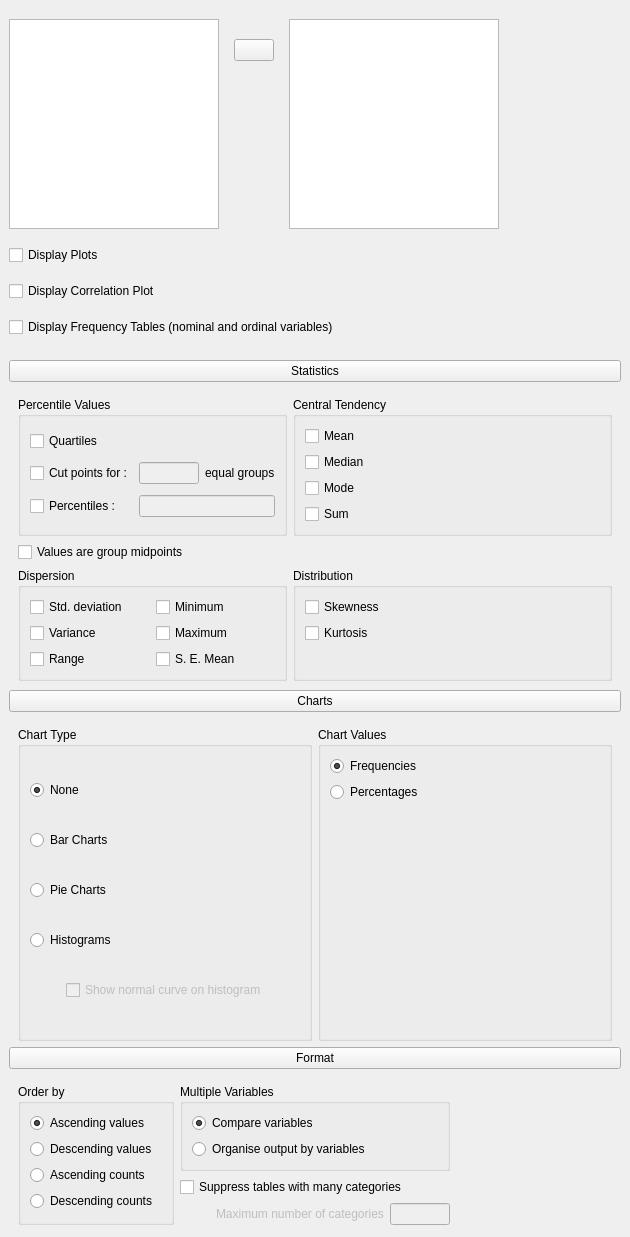
<?xml version="1.0" encoding="UTF-8"?>
<ui version="4.0">
 <class>DescriptivesForm</class>
 <widget class="QWidget" name="DescriptivesForm">
  <property name="geometry">
   <rect>
    <x>0</x>
    <y>0</y>
    <width>630</width>
    <height>1237</height>
   </rect>
  </property>
  <property name="sizePolicy">
   <sizepolicy hsizetype="Expanding" vsizetype="Preferred">
    <horstretch>0</horstretch>
    <verstretch>0</verstretch>
   </sizepolicy>
  </property>
  <property name="windowTitle">
   <string>Fred</string>
  </property>
  <layout class="QGridLayout" name="gridLayout_16">
   <property name="leftMargin">
    <number>0</number>
   </property>
   <property name="topMargin">
    <number>0</number>
   </property>
   <property name="rightMargin">
    <number>0</number>
   </property>
   <property name="bottomMargin">
    <number>0</number>
   </property>
   <property name="verticalSpacing">
    <number>0</number>
   </property>
   <item row="1" column="0">
    <widget class="QWidget" name="widget_3" native="true">
     <property name="sizePolicy">
      <sizepolicy hsizetype="Expanding" vsizetype="Preferred">
       <horstretch>0</horstretch>
       <verstretch>0</verstretch>
      </sizepolicy>
     </property>
     <layout class="QGridLayout" name="gridLayout_10">
      <property name="topMargin">
       <number>3</number>
      </property>
      <property name="bottomMargin">
       <number>3</number>
      </property>
      <item row="0" column="0">
       <widget class="ExpanderButton" name="pushButton_3">
        <property name="text">
         <string>Statistics</string>
        </property>
        <property name="checked">
         <bool>false</bool>
        </property>
       </widget>
      </item>
      <item row="1" column="0">
       <widget class="QWidget" name="pageStatistics" native="true">
        <layout class="QGridLayout" name="gridLayout_6">
         <property name="bottomMargin">
          <number>3</number>
         </property>
         <item row="0" column="0" rowspan="2">
          <widget class="GroupBox" name="statisticsPercentileValues">
           <property name="title">
            <string>Percentile Values</string>
           </property>
           <layout class="QGridLayout" name="gridLayout" columnstretch="0,0,0">
            <item row="0" column="0" colspan="2">
             <widget class="BoundCheckBox" name="percentileValuesQuartiles">
              <property name="text">
               <string>Quartiles</string>
              </property>
             </widget>
            </item>
            <item row="1" column="2">
             <widget class="QLabel" name="label">
              <property name="text">
               <string>equal groups</string>
              </property>
             </widget>
            </item>
            <item row="1" column="1">
             <widget class="BoundTextBox" name="percentileValuesEqualGroupsNo">
              <property name="enabled">
               <bool>false</bool>
              </property>
              <property name="sizePolicy">
               <sizepolicy hsizetype="Maximum" vsizetype="Fixed">
                <horstretch>0</horstretch>
                <verstretch>0</verstretch>
               </sizepolicy>
              </property>
              <property name="maximumSize">
               <size>
                <width>60</width>
                <height>16777215</height>
               </size>
              </property>
              <property name="baseSize">
               <size>
                <width>0</width>
                <height>0</height>
               </size>
              </property>
              <property name="maxLength">
               <number>4</number>
              </property>
             </widget>
            </item>
            <item row="1" column="0">
             <widget class="BoundCheckBox" name="percentileValuesEqualGroups">
              <property name="text">
               <string>Cut points for :</string>
              </property>
             </widget>
            </item>
            <item row="2" column="0">
             <widget class="BoundCheckBox" name="percentileValuesPercentiles">
              <property name="text">
               <string>Percentiles :</string>
              </property>
             </widget>
            </item>
            <item row="2" column="1" colspan="2">
             <widget class="BoundTextBox" name="percentileValuesPercentilesPercentiles">
              <property name="enabled">
               <bool>false</bool>
              </property>
              <property name="sizePolicy">
               <sizepolicy hsizetype="Expanding" vsizetype="Fixed">
                <horstretch>0</horstretch>
                <verstretch>0</verstretch>
               </sizepolicy>
              </property>
              <property name="baseSize">
               <size>
                <width>0</width>
                <height>0</height>
               </size>
              </property>
             </widget>
            </item>
           </layout>
          </widget>
         </item>
         <item row="3" column="0">
          <widget class="GroupBox" name="statisticsDispersion">
           <property name="title">
            <string>Dispersion</string>
           </property>
           <layout class="QGridLayout" name="gridLayout_5">
            <item row="0" column="0">
             <widget class="BoundCheckBox" name="standardDeviation">
              <property name="text">
               <string>Std. deviation</string>
              </property>
             </widget>
            </item>
            <item row="0" column="1">
             <widget class="BoundCheckBox" name="minimum">
              <property name="text">
               <string>Minimum</string>
              </property>
             </widget>
            </item>
            <item row="1" column="0">
             <widget class="BoundCheckBox" name="variance">
              <property name="text">
               <string>Variance</string>
              </property>
             </widget>
            </item>
            <item row="1" column="1">
             <widget class="BoundCheckBox" name="maximum">
              <property name="text">
               <string>Maximum</string>
              </property>
             </widget>
            </item>
            <item row="2" column="0">
             <widget class="BoundCheckBox" name="range">
              <property name="text">
               <string>Range</string>
              </property>
             </widget>
            </item>
            <item row="2" column="1">
             <widget class="BoundCheckBox" name="standardErrorMean">
              <property name="text">
               <string>S. E. Mean</string>
              </property>
             </widget>
            </item>
           </layout>
          </widget>
         </item>
         <item row="2" column="0" colspan="2">
          <widget class="QWidget" name="widget_4" native="true">
           <layout class="QGridLayout" name="gridLayout_3">
            <property name="leftMargin">
             <number>0</number>
            </property>
            <property name="topMargin">
             <number>0</number>
            </property>
            <property name="rightMargin">
             <number>0</number>
            </property>
            <property name="bottomMargin">
             <number>0</number>
            </property>
            <item row="0" column="0">
             <widget class="BoundCheckBox" name="statisticsValuesAreGroupMidpoints">
              <property name="text">
               <string>Values are group midpoints</string>
              </property>
             </widget>
            </item>
           </layout>
          </widget>
         </item>
         <item row="0" column="1" rowspan="2" colspan="2">
          <widget class="GroupBox" name="statistics__central_tendency">
           <property name="title">
            <string>Central Tendency</string>
           </property>
           <layout class="QGridLayout" name="gridLayout_2">
            <item row="0" column="0">
             <widget class="BoundCheckBox" name="mean">
              <property name="text">
               <string>Mean</string>
              </property>
             </widget>
            </item>
            <item row="1" column="0">
             <widget class="BoundCheckBox" name="median">
              <property name="text">
               <string>Median</string>
              </property>
             </widget>
            </item>
            <item row="2" column="0">
             <widget class="BoundCheckBox" name="mode">
              <property name="text">
               <string>Mode</string>
              </property>
             </widget>
            </item>
            <item row="3" column="0">
             <widget class="BoundCheckBox" name="sum">
              <property name="text">
               <string>Sum</string>
              </property>
             </widget>
            </item>
           </layout>
          </widget>
         </item>
         <item row="3" column="1" colspan="2">
          <widget class="GroupBox" name="groupBox_3">
           <property name="title">
            <string>Distribution</string>
           </property>
           <layout class="QGridLayout" name="gridLayout_4">
            <item row="0" column="0">
             <widget class="BoundCheckBox" name="skewness">
              <property name="text">
               <string>Skewness</string>
              </property>
             </widget>
            </item>
            <item row="1" column="0">
             <widget class="BoundCheckBox" name="kurtosis">
              <property name="text">
               <string>Kurtosis</string>
              </property>
             </widget>
            </item>
            <item row="2" column="0">
             <widget class="QWidget" name="widget_5" native="true"/>
            </item>
           </layout>
          </widget>
         </item>
        </layout>
       </widget>
      </item>
     </layout>
    </widget>
   </item>
   <item row="2" column="0">
    <widget class="QWidget" name="widgetCharts" native="true">
     <property name="sizePolicy">
      <sizepolicy hsizetype="Expanding" vsizetype="Preferred">
       <horstretch>0</horstretch>
       <verstretch>0</verstretch>
      </sizepolicy>
     </property>
     <layout class="QGridLayout" name="gridLayout_13">
      <property name="topMargin">
       <number>3</number>
      </property>
      <property name="bottomMargin">
       <number>3</number>
      </property>
      <item row="0" column="0">
       <widget class="ExpanderButton" name="pushButton_4">
        <property name="text">
         <string>Charts</string>
        </property>
       </widget>
      </item>
      <item row="1" column="0">
       <widget class="QWidget" name="pageCharts" native="true">
        <layout class="QHBoxLayout" name="horizontalLayout">
         <property name="bottomMargin">
          <number>0</number>
         </property>
         <item>
          <widget class="BoundGroupBox" name="chartType">
           <property name="title">
            <string>Chart Type</string>
           </property>
           <layout class="QGridLayout" name="gridLayout_11">
            <item row="4" column="0">
             <widget class="QWidget" name="widget_13" native="true">
              <property name="sizePolicy">
               <sizepolicy hsizetype="Fixed" vsizetype="Preferred">
                <horstretch>0</horstretch>
                <verstretch>0</verstretch>
               </sizepolicy>
              </property>
              <property name="minimumSize">
               <size>
                <width>30</width>
                <height>0</height>
               </size>
              </property>
             </widget>
            </item>
            <item row="3" column="0" colspan="2">
             <widget class="QRadioButton" name="_4histograms">
              <property name="text">
               <string>Histograms</string>
              </property>
             </widget>
            </item>
            <item row="4" column="1">
             <widget class="BoundCheckBox" name="chartShowNormalCurve">
              <property name="enabled">
               <bool>false</bool>
              </property>
              <property name="text">
               <string>Show normal curve on histogram</string>
              </property>
             </widget>
            </item>
            <item row="2" column="0" colspan="2">
             <widget class="QRadioButton" name="_3pieCharts">
              <property name="text">
               <string>Pie Charts</string>
              </property>
             </widget>
            </item>
            <item row="1" column="0" colspan="2">
             <widget class="QRadioButton" name="_2barCharts">
              <property name="text">
               <string>Bar Charts</string>
              </property>
             </widget>
            </item>
            <item row="0" column="0" colspan="2">
             <widget class="QRadioButton" name="_1noCharts">
              <property name="text">
               <string>None</string>
              </property>
              <property name="checked">
               <bool>true</bool>
              </property>
             </widget>
            </item>
           </layout>
          </widget>
         </item>
         <item>
          <widget class="BoundGroupBox" name="chartValues">
           <property name="title">
            <string>Chart Values</string>
           </property>
           <layout class="QGridLayout" name="gridLayout_17">
            <item row="0" column="0">
             <widget class="QRadioButton" name="_1frequencies">
              <property name="text">
               <string>Frequencies</string>
              </property>
              <property name="checked">
               <bool>true</bool>
              </property>
             </widget>
            </item>
            <item row="1" column="0">
             <widget class="QRadioButton" name="_2percentages">
              <property name="text">
               <string>Percentages</string>
              </property>
             </widget>
            </item>
            <item row="2" column="0">
             <spacer name="verticalSpacer">
              <property name="orientation">
               <enum>Qt::Vertical</enum>
              </property>
              <property name="sizeHint" stdset="0">
               <size>
                <width>20</width>
                <height>40</height>
               </size>
              </property>
             </spacer>
            </item>
           </layout>
          </widget>
         </item>
        </layout>
       </widget>
      </item>
     </layout>
    </widget>
   </item>
   <item row="3" column="0">
    <widget class="QWidget" name="widgetFormat" native="true">
     <property name="sizePolicy">
      <sizepolicy hsizetype="Expanding" vsizetype="Preferred">
       <horstretch>0</horstretch>
       <verstretch>0</verstretch>
      </sizepolicy>
     </property>
     <layout class="QVBoxLayout" name="verticalLayout">
      <property name="topMargin">
       <number>3</number>
      </property>
      <property name="bottomMargin">
       <number>3</number>
      </property>
      <item>
       <widget class="ExpanderButton" name="pushButton_5">
        <property name="text">
         <string>Format</string>
        </property>
       </widget>
      </item>
      <item>
       <widget class="QWidget" name="pageFormat" native="true">
        <layout class="QGridLayout" name="gridLayout_15">
         <item row="2" column="2">
          <widget class="QLabel" name="label_2">
           <property name="enabled">
            <bool>false</bool>
           </property>
           <property name="text">
            <string>Maximum number of categories</string>
           </property>
          </widget>
         </item>
         <item row="1" column="1" colspan="3">
          <widget class="QCheckBox" name="suppressTablesWithManyCategories">
           <property name="text">
            <string>Suppress tables with many categories</string>
           </property>
          </widget>
         </item>
         <item row="2" column="1">
          <widget class="QWidget" name="widget_11" native="true">
           <property name="sizePolicy">
            <sizepolicy hsizetype="Fixed" vsizetype="Preferred">
             <horstretch>0</horstretch>
             <verstretch>0</verstretch>
            </sizepolicy>
           </property>
           <property name="minimumSize">
            <size>
             <width>30</width>
             <height>0</height>
            </size>
           </property>
           <property name="baseSize">
            <size>
             <width>0</width>
             <height>0</height>
            </size>
           </property>
          </widget>
         </item>
         <item row="0" column="0" rowspan="3">
          <widget class="QGroupBox" name="formatOrderBy">
           <property name="title">
            <string>Order by</string>
           </property>
           <layout class="QGridLayout" name="gridLayout_14">
            <item row="0" column="0">
             <widget class="QRadioButton" name="_1ascendingValues">
              <property name="text">
               <string>Ascending values</string>
              </property>
              <property name="checked">
               <bool>true</bool>
              </property>
             </widget>
            </item>
            <item row="1" column="0">
             <widget class="QRadioButton" name="_2descendingValues">
              <property name="text">
               <string>Descending values</string>
              </property>
             </widget>
            </item>
            <item row="2" column="0">
             <widget class="QRadioButton" name="_3ascendingCounts">
              <property name="text">
               <string>Ascending counts</string>
              </property>
             </widget>
            </item>
            <item row="3" column="0">
             <widget class="QRadioButton" name="_4descendingCounts">
              <property name="text">
               <string>Descending counts</string>
              </property>
             </widget>
            </item>
           </layout>
          </widget>
         </item>
         <item row="2" column="3">
          <widget class="QLineEdit" name="lineEdit_3">
           <property name="enabled">
            <bool>false</bool>
           </property>
           <property name="sizePolicy">
            <sizepolicy hsizetype="Maximum" vsizetype="Fixed">
             <horstretch>0</horstretch>
             <verstretch>0</verstretch>
            </sizepolicy>
           </property>
           <property name="maximumSize">
            <size>
             <width>60</width>
             <height>16777215</height>
            </size>
           </property>
          </widget>
         </item>
         <item row="0" column="1" colspan="3">
          <widget class="QGroupBox" name="formatMultipleVariables">
           <property name="title">
            <string>Multiple Variables</string>
           </property>
           <layout class="QGridLayout" name="gridLayout_12">
            <item row="0" column="0">
             <widget class="QRadioButton" name="_1compareVariables">
              <property name="text">
               <string>Compare variables</string>
              </property>
              <property name="checked">
               <bool>true</bool>
              </property>
             </widget>
            </item>
            <item row="1" column="0">
             <widget class="QRadioButton" name="_2organiseOutputByVariables">
              <property name="text">
               <string>Organise output by variables</string>
              </property>
             </widget>
            </item>
           </layout>
          </widget>
         </item>
         <item row="2" column="4">
          <widget class="QWidget" name="widget_12" native="true"/>
         </item>
        </layout>
       </widget>
      </item>
     </layout>
    </widget>
   </item>
   <item row="0" column="0">
    <widget class="QWidget" name="widget" native="true">
     <property name="sizePolicy">
      <sizepolicy hsizetype="Expanding" vsizetype="Preferred">
       <horstretch>0</horstretch>
       <verstretch>0</verstretch>
      </sizepolicy>
     </property>
     <property name="minimumSize">
      <size>
       <width>573</width>
       <height>0</height>
      </size>
     </property>
     <layout class="QGridLayout" name="gridLayout_8">
      <item row="0" column="1">
       <widget class="QWidget" name="widget_2" native="true">
        <property name="sizePolicy">
         <sizepolicy hsizetype="Fixed" vsizetype="Maximum">
          <horstretch>0</horstretch>
          <verstretch>0</verstretch>
         </sizepolicy>
        </property>
        <property name="maximumSize">
         <size>
          <width>16777215</width>
          <height>210</height>
         </size>
        </property>
        <layout class="QGridLayout" name="gridLayout_7">
         <property name="topMargin">
          <number>0</number>
         </property>
         <property name="bottomMargin">
          <number>0</number>
         </property>
         <item row="3" column="0">
          <spacer name="verticalSpacer_4">
           <property name="orientation">
            <enum>Qt::Vertical</enum>
           </property>
           <property name="sizeHint" stdset="0">
            <size>
             <width>20</width>
             <height>100</height>
            </size>
           </property>
          </spacer>
         </item>
         <item row="1" column="0">
          <widget class="AssignButton" name="buttonAssign_main_fields">
           <property name="sizePolicy">
            <sizepolicy hsizetype="Preferred" vsizetype="Fixed">
             <horstretch>0</horstretch>
             <verstretch>0</verstretch>
            </sizepolicy>
           </property>
           <property name="minimumSize">
            <size>
             <width>0</width>
             <height>0</height>
            </size>
           </property>
           <property name="maximumSize">
            <size>
             <width>50</width>
             <height>16777215</height>
            </size>
           </property>
           <property name="text">
            <string/>
           </property>
          </widget>
         </item>
         <item row="0" column="0">
          <spacer name="verticalSpacer_3">
           <property name="orientation">
            <enum>Qt::Vertical</enum>
           </property>
           <property name="sizeType">
            <enum>QSizePolicy::Fixed</enum>
           </property>
           <property name="sizeHint" stdset="0">
            <size>
             <width>20</width>
             <height>20</height>
            </size>
           </property>
          </spacer>
         </item>
        </layout>
       </widget>
      </item>
      <item row="0" column="3">
       <widget class="QWidget" name="widget_6" native="true">
        <property name="sizePolicy">
         <sizepolicy hsizetype="Expanding" vsizetype="Preferred">
          <horstretch>0</horstretch>
          <verstretch>0</verstretch>
         </sizepolicy>
        </property>
        <property name="minimumSize">
         <size>
          <width>100</width>
          <height>0</height>
         </size>
        </property>
        <layout class="QVBoxLayout" name="verticalLayout_2">
         <property name="leftMargin">
          <number>0</number>
         </property>
         <property name="topMargin">
          <number>0</number>
         </property>
         <property name="rightMargin">
          <number>0</number>
         </property>
         <property name="bottomMargin">
          <number>0</number>
         </property>
        </layout>
       </widget>
      </item>
      <item row="0" column="0">
       <widget class="AvailableFieldsListView" name="listAvailableFields">
        <property name="sizePolicy">
         <sizepolicy hsizetype="Preferred" vsizetype="Expanding">
          <horstretch>0</horstretch>
          <verstretch>0</verstretch>
         </sizepolicy>
        </property>
        <property name="minimumSize">
         <size>
          <width>0</width>
          <height>210</height>
         </size>
        </property>
        <property name="maximumSize">
         <size>
          <width>210</width>
          <height>210</height>
         </size>
        </property>
        <property name="selectionMode">
         <enum>QAbstractItemView::ExtendedSelection</enum>
        </property>
       </widget>
      </item>
      <item row="0" column="2">
       <widget class="BoundListView" name="variables">
        <property name="sizePolicy">
         <sizepolicy hsizetype="Preferred" vsizetype="Expanding">
          <horstretch>0</horstretch>
          <verstretch>0</verstretch>
         </sizepolicy>
        </property>
        <property name="minimumSize">
         <size>
          <width>0</width>
          <height>210</height>
         </size>
        </property>
        <property name="maximumSize">
         <size>
          <width>210</width>
          <height>210</height>
         </size>
        </property>
        <property name="selectionMode">
         <enum>QAbstractItemView::ExtendedSelection</enum>
        </property>
       </widget>
      </item>
      <item row="1" column="0">
       <widget class="BoundCheckBox" name="plotVariables">
        <property name="text">
         <string>Display Plots</string>
        </property>
       </widget>
      </item>
      <item row="3" column="0" colspan="4">
       <widget class="BoundCheckBox" name="frequencyTables">
        <property name="text">
         <string>Display Frequency Tables (nominal and ordinal variables)</string>
        </property>
       </widget>
      </item>
      <item row="2" column="0">
       <widget class="BoundCheckBox" name="plotCorrelationMatrix">
        <property name="text">
         <string>Display Correlation Plot</string>
        </property>
       </widget>
      </item>
     </layout>
    </widget>
   </item>
  </layout>
 </widget>
 <customwidgets>
  <customwidget>
   <class>AssignButton</class>
   <extends>QPushButton</extends>
   <header>widgets/assignbutton.h</header>
  </customwidget>
  <customwidget>
   <class>AvailableFieldsListView</class>
   <extends>QListView</extends>
   <header>widgets/availablefieldslistview.h</header>
  </customwidget>
  <customwidget>
   <class>BoundListView</class>
   <extends>QListView</extends>
   <header>widgets/boundlistview.h</header>
  </customwidget>
  <customwidget>
   <class>ExpanderButton</class>
   <extends>QPushButton</extends>
   <header>widgets/expanderbutton.h</header>
  </customwidget>
  <customwidget>
   <class>BoundCheckBox</class>
   <extends>QCheckBox</extends>
   <header>widgets/boundcheckbox.h</header>
  </customwidget>
  <customwidget>
   <class>BoundTextBox</class>
   <extends>QLineEdit</extends>
   <header>widgets/boundtextbox.h</header>
  </customwidget>
  <customwidget>
   <class>BoundGroupBox</class>
   <extends>QGroupBox</extends>
   <header>widgets/boundgroupbox.h</header>
   <container>1</container>
  </customwidget>
  <customwidget>
   <class>GroupBox</class>
   <extends>QGroupBox</extends>
   <header>widgets/groupbox.h</header>
   <container>1</container>
  </customwidget>
 </customwidgets>
 <resources/>
 <connections>
  <connection>
   <sender>percentileValuesPercentiles</sender>
   <signal>clicked(bool)</signal>
   <receiver>percentileValuesPercentilesPercentiles</receiver>
   <slot>setEnabled(bool)</slot>
   <hints>
    <hint type="sourcelabel">
     <x>97</x>
     <y>382</y>
    </hint>
    <hint type="destinationlabel">
     <x>233</x>
     <y>382</y>
    </hint>
   </hints>
  </connection>
  <connection>
   <sender>percentileValuesEqualGroups</sender>
   <signal>clicked(bool)</signal>
   <receiver>percentileValuesEqualGroupsNo</receiver>
   <slot>setEnabled(bool)</slot>
   <hints>
    <hint type="sourcelabel">
     <x>97</x>
     <y>351</y>
    </hint>
    <hint type="destinationlabel">
     <x>186</x>
     <y>351</y>
    </hint>
   </hints>
  </connection>
 </connections>
 <slots>
  <slot>assignClicked()</slot>
  <slot>unassignClicked()</slot>
  <slot>okClicked()</slot>
 </slots>
</ui>
